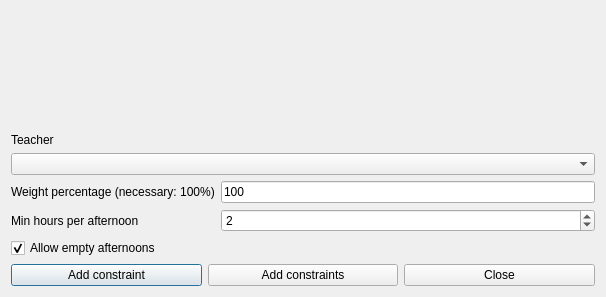
<?xml version="1.0" encoding="UTF-8"?>
<ui version="4.0">
 <class>AddConstraintTeacherMinHoursPerAfternoonForm_template</class>
 <widget class="QDialog" name="AddConstraintTeacherMinHoursPerAfternoonForm_template">
  <property name="geometry">
   <rect>
    <x>0</x>
    <y>0</y>
    <width>606</width>
    <height>297</height>
   </rect>
  </property>
  <property name="windowTitle">
   <string extracomment="This is the title of the dialog to add a new constraint of this type">Add teacher min hours per afternoon</string>
  </property>
  <layout class="QGridLayout" name="gridLayout">
   <item row="0" column="1" colspan="2">
    <spacer name="verticalSpacer">
     <property name="orientation">
      <enum>Qt::Vertical</enum>
     </property>
     <property name="sizeHint" stdset="0">
      <size>
       <width>20</width>
       <height>43</height>
      </size>
     </property>
    </spacer>
   </item>
   <item row="2" column="0" colspan="3">
    <widget class="QComboBox" name="teachersComboBox">
     <property name="editable">
      <bool>false</bool>
     </property>
     <property name="insertPolicy">
      <enum>QComboBox::NoInsert</enum>
     </property>
     <property name="duplicatesEnabled">
      <bool>false</bool>
     </property>
    </widget>
   </item>
   <item row="6" column="0" colspan="3">
    <layout class="QHBoxLayout" name="horizontalLayout">
     <item>
      <widget class="QPushButton" name="addConstraintPushButton">
       <property name="text">
        <string>Add constraint</string>
       </property>
      </widget>
     </item>
     <item>
      <widget class="QPushButton" name="addConstraintsPushButton">
       <property name="text">
        <string>Add constraints</string>
       </property>
      </widget>
     </item>
     <item>
      <widget class="QPushButton" name="closePushButton">
       <property name="text">
        <string>Close</string>
       </property>
      </widget>
     </item>
    </layout>
   </item>
   <item row="3" column="0" colspan="2">
    <widget class="QLabel" name="weightTextLabel">
     <property name="frameShape">
      <enum>QFrame::NoFrame</enum>
     </property>
     <property name="frameShadow">
      <enum>QFrame::Plain</enum>
     </property>
     <property name="text">
      <string>Weight percentage (necessary: 100%)</string>
     </property>
     <property name="wordWrap">
      <bool>false</bool>
     </property>
    </widget>
   </item>
   <item row="4" column="2">
    <widget class="QSpinBox" name="minHoursSpinBox">
     <property name="value">
      <number>2</number>
     </property>
    </widget>
   </item>
   <item row="3" column="2">
    <widget class="QLineEdit" name="weightLineEdit">
     <property name="text">
      <string notr="true">100</string>
     </property>
    </widget>
   </item>
   <item row="5" column="0" colspan="3">
    <widget class="QCheckBox" name="allowEmptyAfternoonsCheckBox">
     <property name="text">
      <string>Allow empty afternoons</string>
     </property>
     <property name="checked">
      <bool>true</bool>
     </property>
    </widget>
   </item>
   <item row="1" column="0" colspan="3">
    <widget class="QLabel" name="teacherTextLabel">
     <property name="frameShape">
      <enum>QFrame::NoFrame</enum>
     </property>
     <property name="frameShadow">
      <enum>QFrame::Plain</enum>
     </property>
     <property name="text">
      <string>Teacher</string>
     </property>
     <property name="wordWrap">
      <bool>false</bool>
     </property>
    </widget>
   </item>
   <item row="4" column="0">
    <widget class="QLabel" name="minHoursTextLabel">
     <property name="frameShape">
      <enum>QFrame::NoFrame</enum>
     </property>
     <property name="frameShadow">
      <enum>QFrame::Plain</enum>
     </property>
     <property name="text">
      <string>Min hours per afternoon</string>
     </property>
     <property name="wordWrap">
      <bool>false</bool>
     </property>
    </widget>
   </item>
  </layout>
 </widget>
 <layoutdefault spacing="6" margin="11"/>
 <resources/>
 <connections/>
</ui>
